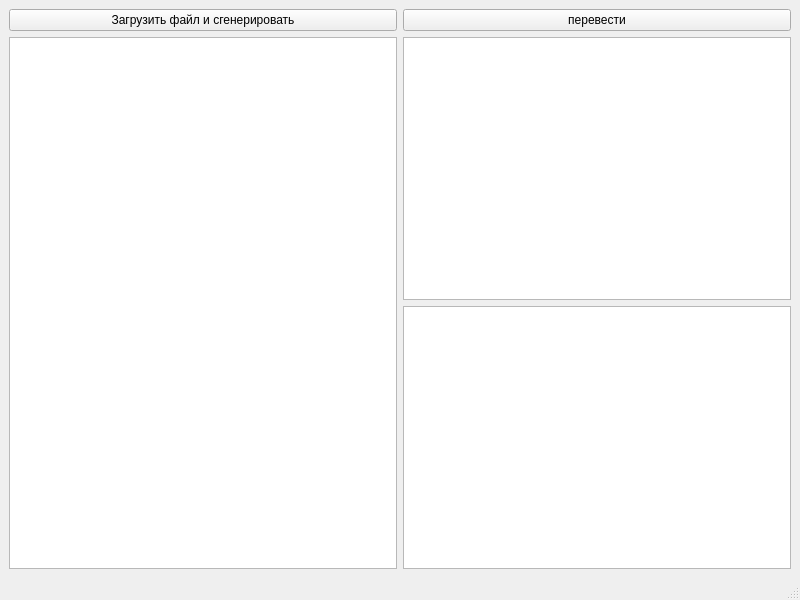
<?xml version="1.0" encoding="UTF-8"?>
<ui version="4.0">
 <class>MainWindow</class>
 <widget class="QMainWindow" name="MainWindow">
  <property name="geometry">
   <rect>
    <x>0</x>
    <y>0</y>
    <width>800</width>
    <height>600</height>
   </rect>
  </property>
  <property name="windowTitle">
   <string>MainWindow</string>
  </property>
  <widget class="QWidget" name="centralwidget">
   <layout class="QHBoxLayout" name="horizontalLayout">
    <item>
     <layout class="QVBoxLayout" name="verticalLayout">
      <item>
       <widget class="QPushButton" name="pBgeneretionWord">
        <property name="text">
         <string>Загрузить файл и сгенерировать</string>
        </property>
       </widget>
      </item>
      <item>
       <widget class="QTableView" name="tableView"/>
      </item>
     </layout>
    </item>
    <item>
     <layout class="QVBoxLayout" name="verticalLayout_2">
      <item>
       <widget class="QPushButton" name="pushButtonPerevod">
        <property name="text">
         <string>перевести</string>
        </property>
       </widget>
      </item>
      <item>
       <widget class="QTextEdit" name="textEditInput"/>
      </item>
      <item>
       <widget class="QTextEdit" name="textEditOutput"/>
      </item>
     </layout>
    </item>
   </layout>
  </widget>
  <widget class="QMenuBar" name="menubar">
   <property name="geometry">
    <rect>
     <x>0</x>
     <y>0</y>
     <width>800</width>
     <height>26</height>
    </rect>
   </property>
  </widget>
  <widget class="QStatusBar" name="statusbar"/>
 </widget>
 <resources/>
 <connections/>
</ui>
